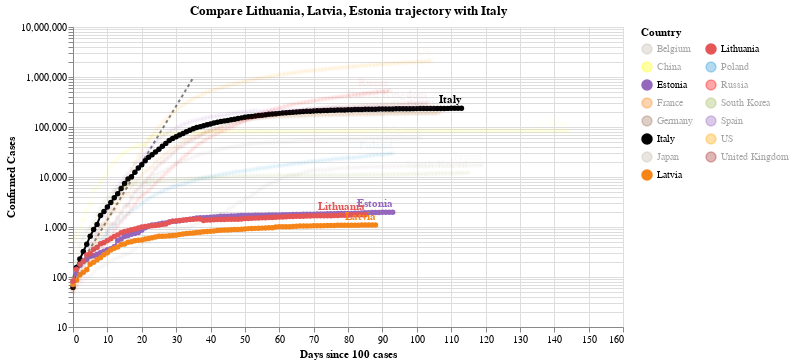

Notebook cell for this chart:
### Code cell
#hide_input
chart3 = make_since_chart(dff2, ['Lithuania', 'Latvia', 'Estonia'], baseline_countries)
chart3

### Figure 1 — Vega-Lite specification as saved in the notebook (floating-point values rounded to 4 significant figures; data arrays with more than 128 entries replaced by an {"elided": "..."} marker saying what was removed)
{"config": {"view": {"continuousWidth": 400, "continuousHeight": 300}}, "layer": [{"data": {"name": "data-628230001892d6798b50651be41d1b3e"}, "mark": {"type": "line", "color": "black", "opacity": 0.5, "strokeDash": [3, 3]}, "encoding": {"x": {"type": "quantitative", "field": "Days since 100 cases"}, "y": {"type": "quantitative", "field": "Confirmed Cases"}}}, {"data": {"name": "data-6b28bb5292bdccfb5f7ffd034a07b649"}, "mark": {"type": "line", "point": true}, "encoding": {"color": {"type": "nominal", "field": "Country", "legend": {"columns": 2}, "scale": {"domain": ["Belgium", "China", "Estonia", "France", "Germany", "Italy", "Japan", "Latvia", "Lithuania", "Poland", "Russia", "South Korea", "Spain", "US", "United Kingdom"], "range": ["#C1B7AD", "yellow", "#9467bd", "#F58518", "#9D755D", "black", "#C1B7AD", "#F58518", "#E45756", "#2495D3", "red", "#A1BA59", "#9467bd", "orange", "brown"]}}, "opacity": {"condition": {"value": 1, "selection": "selector002"}, "value": 0.05}, "tooltip": [{"type": "nominal", "field": "Country"}, {"type": "temporal", "field": "Date"}, {"type": "quantitative", "field": "Confirmed Cases"}, {"type": "quantitative", "field": "Days since 100 cases"}], "x": {"type": "quantitative", "field": "Days since 100 cases"}, "y": {"type": "quantitative", "field": "Confirmed Cases", "scale": {"type": "log"}}}, "selection": {"selector002": {"type": "multi", "fields": ["Country"], "bind": "legend", "init": [{"Country": "Lithuania"}, {"Country": "Latvia"}, {"Country": "Estonia"}, {"Country": "Italy"}]}}, "width": 550}, {"data": {"name": "data-6b28bb5292bdccfb5f7ffd034a07b649"}, "mark": {"type": "text", "align": "right", "dy": -8, "fontWeight": "bold"}, "encoding": {"color": {"type": "nominal", "field": "Country", "legend": {"columns": 2}, "scale": {"domain": ["Belgium", "China", "Estonia", "France", "Germany", "Italy", "Japan", "Latvia", "Lithuania", "Poland", "Russia", "South Korea", "Spain", "US", "United Kingdom"], "range": ["#C1B7AD", "yellow", "#9467bd", "#F58518", "#9D755D", "black", "#C1B7AD", "#F58518", "#E45756", "#2495D3", "red", "#A1BA59", "#9467bd", "orange", "brown"]}}, "opacity": {"condition": {"value": 1, "selection": "selector002"}, "value": 0.05}, "text": {"type": "nominal", "field": "Country"}, "tooltip": [{"type": "nominal", "field": "Country"}, {"type": "temporal", "field": "Date"}, {"type": "quantitative", "field": "Confirmed Cases"}, {"type": "quantitative", "field": "Days since 100 cases"}], "x": {"type": "quantitative", "field": "Days since 100 cases"}, "y": {"type": "quantitative", "field": "Confirmed Cases", "scale": {"type": "log"}}}, "transform": [{"filter": "(datum['Date'] >= 1592092800000)"}], "width": 550}], "title": "Compare Lithuania, Latvia, Estonia trajectory with Italy", "$schema": "https://vega.github.io/schema/vega-lite/v4.0.2.json", "datasets": {"data-628230001892d6798b50651be41d1b3e": [{"Days since 100 cases": 0, "Confirmed Cases": 100.0}, {"Days since 100 cases": 1, "Confirmed Cases": 130.0}, {"Days since 100 cases": 2, "Confirmed Cases": 169.0}, {"Days since 100 cases": 3, "Confirmed Cases": 219.7}, {"Days since 100 cases": 4, "Confirmed Cases": 285.6}, {"Days since 100 cases": 5, "Confirmed Cases": 371.3}, {"Days since 100 cases": 6, "Confirmed Cases": 482.7}, {"Days since 100 cases": 7, "Confirmed Cases": 627.5}, {"Days since 100 cases": 8, "Confirmed Cases": 815.7}, {"Days since 100 cases": 9, "Confirmed Cases": 1060.0}, {"Days since 100 cases": 10, "Confirmed Cases": 1379.0}, {"Days since 100 cases": 11, "Confirmed Cases": 1792.0}, {"Days since 100 cases": 12, "Confirmed Cases": 2330.0}, {"Days since 100 cases": 13, "Confirmed Cases": 3029.0}, {"Days since 100 cases": 14, "Confirmed Cases": 3937.0}, {"Days since 100 cases": 15, "Confirmed Cases": 5119.0}, {"Days since 100 cases": 16, "Confirmed Cases": 6654.0}, {"Days since 100 cases": 17, "Confirmed Cases": 8650.0}, {"Days since 100 cases": 18, "Confirmed Cases": 11250.0}, {"Days since 100 cases": 19, "Confirmed Cases": 14620.0}, {"Days since 100 cases": 20, "Confirmed Cases": 19000.0}, {"Days since 100 cases": 21, "Confirmed Cases": 24710.0}, {"Days since 100 cases": 22, "Confirmed Cases": 32120.0}, {"Days since 100 cases": 23, "Confirmed Cases": 41750.0}, {"Days since 100 cases": 24, "Confirmed Cases": 54280.0}, {"Days since 100 cases": 25, "Confirmed Cases": 70560.0}, {"Days since 100 cases": 26, "Confirmed Cases": 91730.0}, {"Days since 100 cases": 27, "Confirmed Cases": 119300.0}, {"Days since 100 cases": 28, "Confirmed Cases": 155000.0}, {"Days since 100 cases": 29, "Confirmed Cases": 201500.0}, {"Days since 100 cases": 30, "Confirmed Cases": 262000.0}, {"Days since 100 cases": 31, "Confirmed Cases": 340600.0}, {"Days since 100 cases": 32, "Confirmed Cases": 442800.0}, {"Days since 100 cases": 33, "Confirmed Cases": 575600.0}, {"Days since 100 cases": 34, "Confirmed Cases": 748300.0}, {"Days since 100 cases": 35, "Confirmed Cases": 972800.0}], "data-6b28bb5292bdccfb5f7ffd034a07b649": {"elided": "1583 records"}}}
